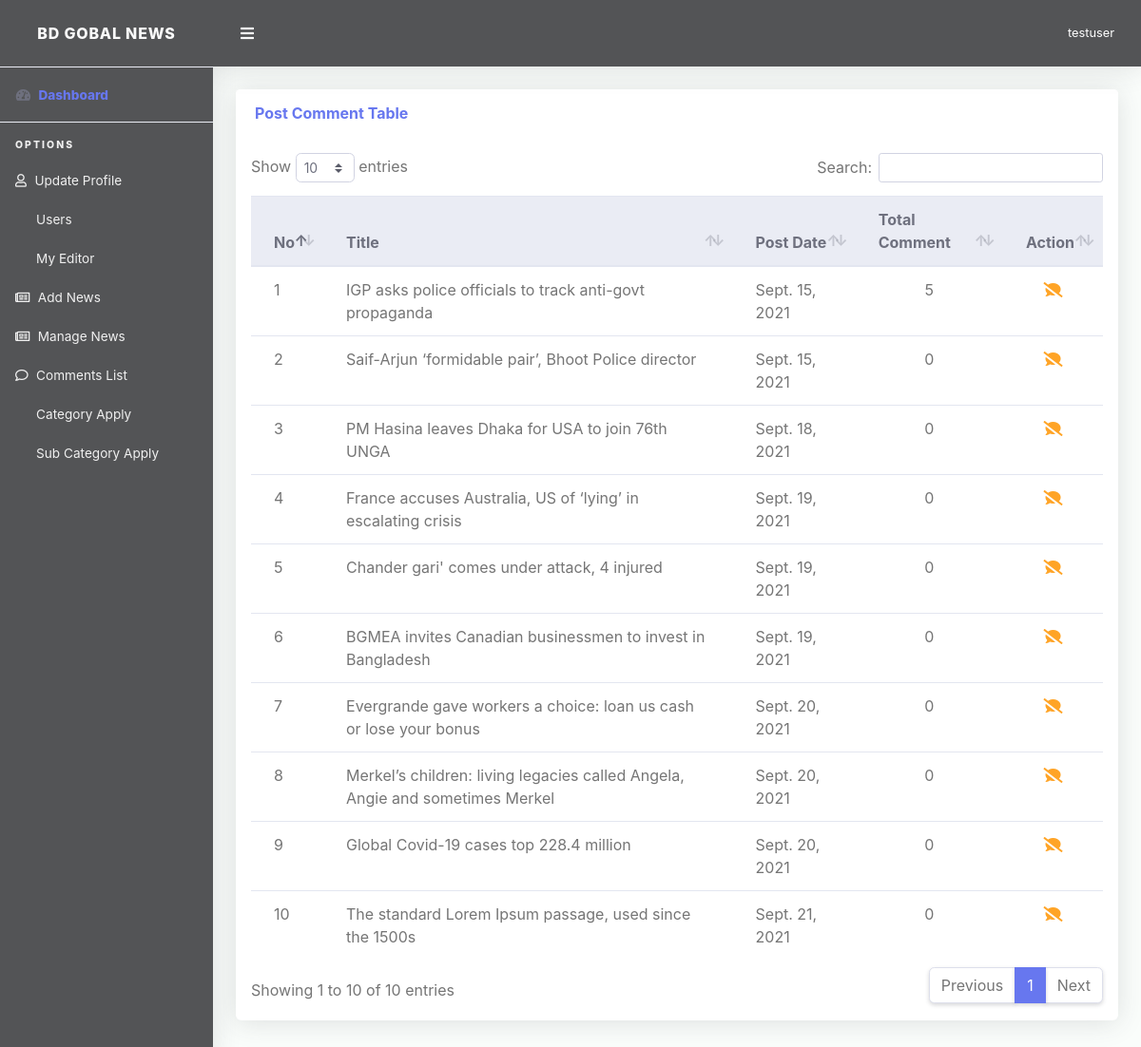
The app's page /author/news/comment-list (signed in) with its own data.
### App_News/models.py (models this page shows, shortened)
class News(models.Model):
    author = models.ForeignKey(User, on_delete=models.CASCADE)
    news_title = models.CharField(max_length=200)
    category = models.ForeignKey(Category, on_delete=models.SET_NULL, null=True)
    subcategory = models.ForeignKey(Subcategory, on_delete=models.SET_NULL, null=True, blank=True)
    description = RichTextUploadingField(null=True)
    short_description = models.TextField(default="")
    thumbnail = models.ImageField(upload_to="thumbnail/", default='default.jpg')
    publish = models.BooleanField(default=True)
    draft = models.BooleanField(default=False)
    like = models.ManyToManyField(User, related_name="like", blank=True)
    spam = models.ManyToManyField(User, related_name="spam", blank=True)
    publish_date = models.DateField(auto_now=False, default=date.today, auto_now_add=False, null=True, blank=True)
    post_date = models.DateTimeField(auto_now=False, auto_now_add=True)
    def count_comment(self):
        posts = Comment.objects.filter(post=self)
        return len(posts)

### App_Author/views.py (the view)
# urls.py: path('news/comment-list',views.CommentListView,name='comment_list_view'),
@login_required(login_url='App_Accounts:login')
def CommentListView(request):
    if request.user.profile.is_author:
        try:
            all_news = News.objects.filter(author=request.user)
            context = {
                'all_news': all_news,
            }
            return render(request, 'App_Author/comment_list.html', context)
        except:
            return redirect('App_Author:author_dashboard')
    else:
        return redirect('App_Author:author_dashboard')

### templates/App_Author/comment_list.html
{% extends 'App_Author/base.html' %}
{% load static %}
{% load crispy_forms_tags %}
{% block content %}
<div class="container">
          <div class="row mb-3">
          <div class="col-lg-12">
              <div class="card mb-4">
                <div class="card-header py-3 d-flex flex-row align-items-center justify-content-between">
                  <h6 class="m-0 font-weight-bold text-primary">Post Comment Table</h6>
                </div>
                <div class="table-responsive p-3">
                  <table class="table align-items-center table-flush table-hover" id="dataTableHover">
                    <thead class="thead-light">
                      <tr>
                        <th>No</th>
                        <th>Title</th>
                        <th>Post Date</th>
                        <th>Total Comment</th>
                        <th>Action</th>
                      </tr>
                    </thead>
                    <tbody>
                    {% for g in all_news %}
                      <tr>
                        <td>{{ forloop.counter }}</td>
                        <td>{{ g.news_title }}</td>
                       <td>{{g.post_date|date }}</td>
                        <td class="text-center">{{g.count_comment }}</td>
                        <td class=" text-center">
                            <a href="{% url 'App_Author:single_comment_view' g.id %}"><i class="fas fa-comment-slash text-warning"></i></a>
                        </td>
                      </tr>
                       {% empty %}
                        <tr>
                            <td colspan="10" class="text-center bg-warning">No News</td>
                        </tr>
                     {% endfor %}
                    </tbody>
                  </table>
                </div>
              </div>
            </div>
          </div>
</div>
{% endblock %}

### templates/App_Author/base.html (shortened to what this page needs)
<!DOCTYPE html>
<html lang="en">
{% load static %}
<head>
  <link href="{% static 'superadmin/vendor/fontawesome-free/css/all.min.css' %}" rel="stylesheet" type="text/css">
  <link href="{% static 'superadmin/vendor/bootstrap/css/bootstrap.min.css' %}" rel="stylesheet" type="text/css">
  <link href="{% static 'superadmin/css/ruang-admin.min.css' %}" rel="stylesheet">
  <link href="{% static 'superadmin/vendor/datatables/dataTables.bootstrap4.min.css' %}" rel="stylesheet">
    <link href="{% static 'superadmin/vendor/select2/dist/css/select2.min.css' %}" rel="stylesheet" type="text/css">
<link rel="stylesheet" href="https://pro.fontawesome.com/releases/v5.10.0/css/all.css"/>
</head>
<body id="page-top">
  <div id="wrapper">
    <ul class="navbar-nav sidebar sidebar-light accordion" id="accordionSidebar">
      <a class="sidebar-brand d-flex align-items-center justify-content-center" href="{% url 'App_News:index' %}">
        <div class="sidebar-brand-icon">
            BD GOBAL NEWS
        </div>
      </a>
      <hr class="sidebar-divider my-0">
      <li class="nav-item active">
        <a class="nav-link" href="{% url 'App_Author:author_dashboard' %}">
          <i class="fas fa-fw fa-tachometer-alt"></i>
          <span class="text-primary">Dashboard</span></a>
      </li>
      <hr class="sidebar-divider">
      <div class="sidebar-heading">
       Options
      </div>
	  {% include 'App_Author/author_sidebar_option.html' %}
    </ul>
    <div id="content-wrapper" class="d-flex flex-column">
      <div id="content">
        <nav class="navbar navbar-expand navbar-light bg-navbar topbar mb-4 static-top">
          <button id="sidebarToggleTop" class="btn btn-link rounded-circle mr-3">
            <i class="fa fa-bars"></i>
          </button>
            <ul class="navbar-nav ml-auto">
            <li class="nav-item dropdown no-arrow">
              <a class="nav-link dropdown-toggle" href="#" id="userDropdown" role="button" data-toggle="dropdown"
                aria-haspopup="true" aria-expanded="false">
                <span class="ml-2 d-none d-lg-inline text-white small">{{ request.user }}</span>
              </a>
            </li>
          </ul>
        </nav>
       {% block content %}
       {% endblock %}
      </div>
    </div>
  </div>
</body>
</html>

### templates/App_Author/base.html (style rules this page uses)
.sidebar-light .sidebar-brand { color: #fafafa; background-color: #535456; }
.bg-navbar { color: #fafafa; background-color: #535456 }
.sidebar { color: #fafafa; background-color:#535456 !important; }
.sidebar-light .sidebar-heading { color: #f0f0f0; }
.sidebar-light .nav-item .nav-link { color: #f0f0f0; }
.sidebar-light .nav-item .nav-link i { color: #f0f0f0; }

### records on screen
News: news_title "IGP asks police officials to track anti-govt propaganda", post_date "Sept. 15, 2021", count_comment "5"
News: news_title "Saif-Arjun ‘formidable pair’, Bhoot Police director", post_date "Sept. 15, 2021", count_comment "0"
News: news_title "PM Hasina leaves Dhaka for USA to join 76th UNGA", post_date "Sept. 18, 2021", count_comment "0"
News: news_title "France accuses Australia, US of ‘lying’ in escalating crisis", post_date "Sept. 19, 2021", count_comment "0"
News: news_title "Chander gari' comes under attack, 4 injured", post_date "Sept. 19, 2021", count_comment "0"
News: news_title "BGMEA invites Canadian businessmen to invest in Bangladesh", post_date "Sept. 19, 2021", count_comment "0"
News: news_title "Evergrande gave workers a choice: loan us cash or lose your bonus", post_date "Sept. 20, 2021", count_comment "0"
News: news_title "Merkel’s children: living legacies called Angela, Angie and sometimes Merkel", post_date "Sept. 20, 2021", count_comment "0"
News: news_title "Global Covid-19 cases top 228.4 million", post_date "Sept. 20, 2021", count_comment "0"
News: news_title "The standard Lorem Ipsum passage, used since the 1500s", post_date "Sept. 21, 2021", count_comment "0"

### other values on screen
{{ request.user }} "testuser"
